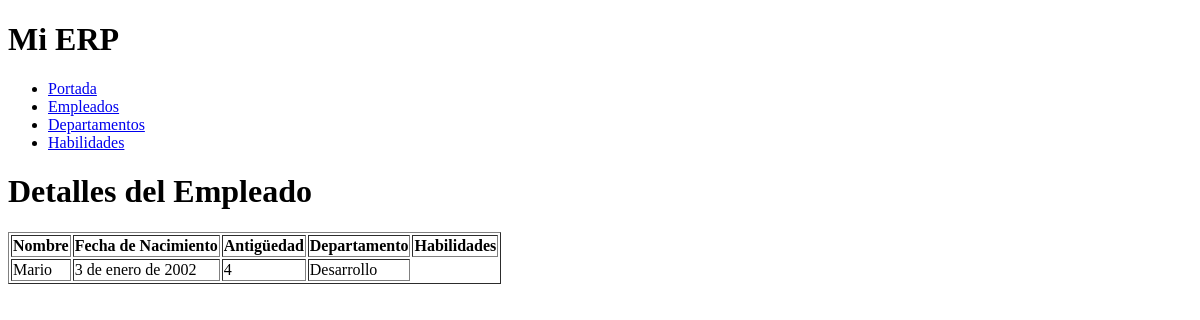
Page /empresa/empleados/4 on the earlier database version.
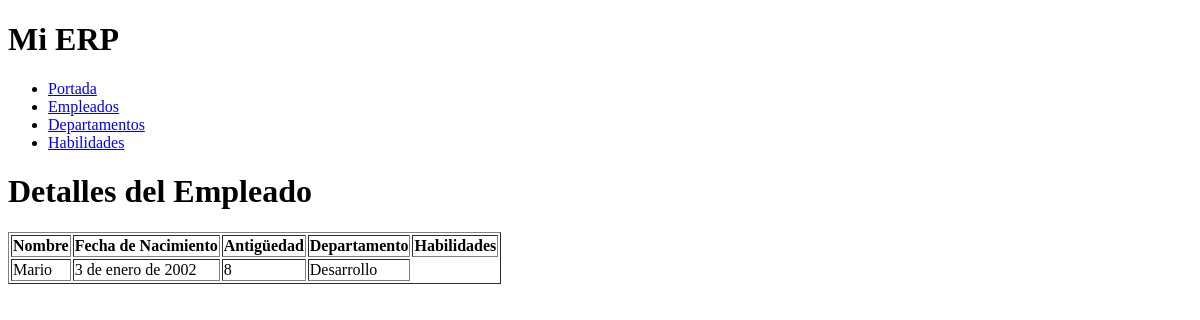
Same page on the later database version.
### empresa/models.py (models this page shows, shortened)
class Empleado (models.Model):
    nombre = models.CharField(max_length=50)
    fecha_nacimiento = models.DateField()
    antiguedad = models.IntegerField(default=0)
    created_at = models.DateTimeField(auto_now_add=True)
    updated_at = models.DateTimeField(auto_now=True)
    departamento = models.ForeignKey(Departamento, on_delete=models.CASCADE)
    habilidades = models.ManyToManyField(Habilidad)

class Departamento(models.Model):
    nombre = models.CharField(max_length=50)
    telefono = models.IntegerField()
    created_at = models.DateTimeField(auto_now_add=True)
    updated_at = models.DateTimeField(auto_now=True)

### empresa/views.py (the view)
# urls.py: path('empleados/<int:empleado_id>', ver_empleado, name='ver_empleado'),
def ver_empleado(request, empleado_id):
    empleado = Empleado.objects.get(id=empleado_id)
    return render(request,'empresa/ver_empleado.html', {'empleado': empleado})

### templates/empresa/ver_empleado.html
{% extends "layout.html" %}
{% block content %}
<h1>Detalles del Empleado</h1>
<table border="1">
    <thead>
    <tr>
        <th>Nombre</th>
        <th>Fecha de Nacimiento</th>
        <th>Antigüedad</th>
        <th>Departamento</th>
        <th>Habilidades</th>
    </tr>
    </thead>
    <tbody>
        <tr>
            <td>{{ empleado.nombre }}</td>
            <td>{{ empleado.fecha_nacimiento }}</td>
            <td>{{ empleado.antiguedad }}</td>
            <td>{{ empleado.departamento.nombre }}</td>
        </tr>
    </tbody>
</table>
{% endblock %}

Differences in the rows shown:
changed Empleado "Mario": antiguedad "4" → "8"
